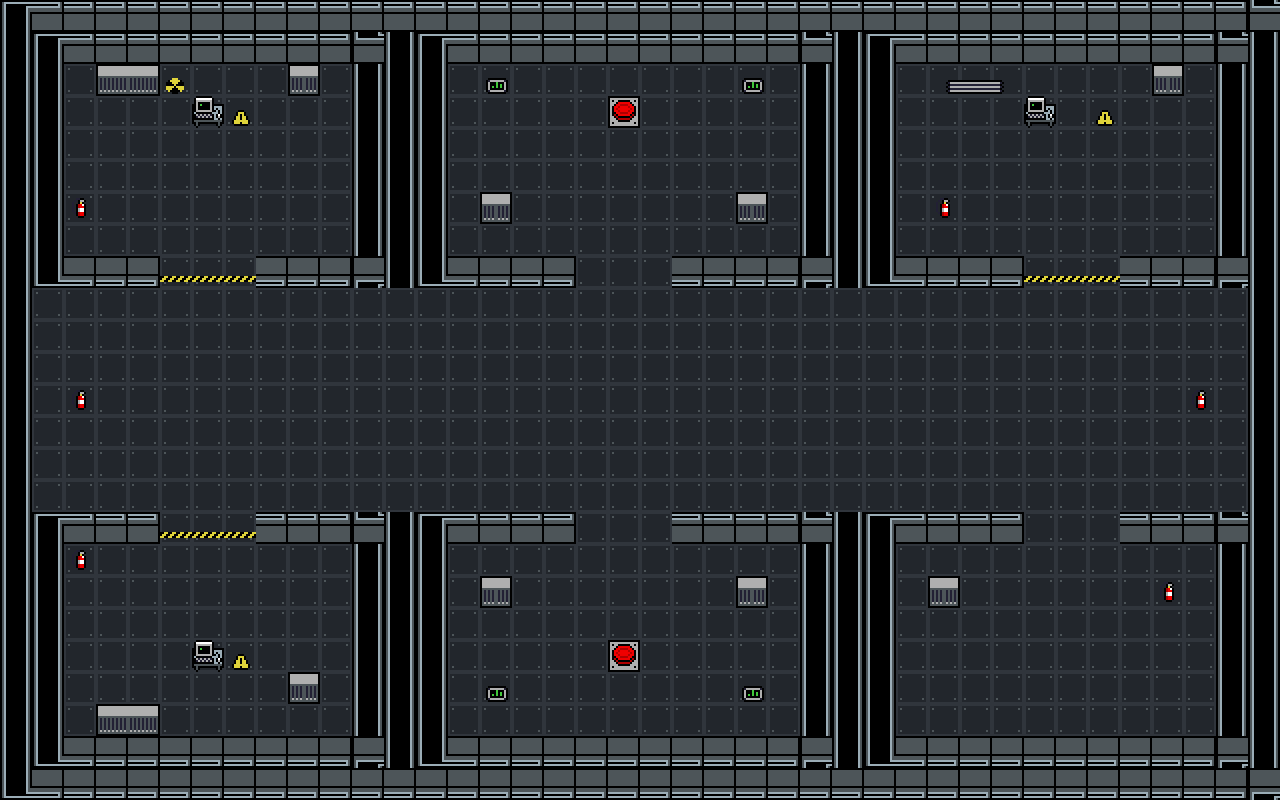

A 2D game scene composited from a Tiled map and its tileset images. What follows is a short description and the map's XML, with each tile layer's data collapsed to a summary:
An orthogonal 40x25 tile map with 32x32 px tiles, 3 tile layers (suelo, paredes, decoracion), 4 tilesets and 12 objects (6x room, 3x console, 2x intercom, spawn).

<map version="1.10" tiledversion="1.11.0" orientation="orthogonal" renderorder="right-down" width="40" height="25" tilewidth="32" tileheight="32" infinite="0" nextlayerid="5" nextobjectid="13">
 <tileset firstgid="1" name="tileset-nave" tilewidth="32" tileheight="32" tilecount="20" columns="4">
  <image source="../tiles/tileset-nave.png" width="128" height="160" />
 </tileset>
 <tileset firstgid="21" name="consola" tilewidth="32" tileheight="32" tilecount="2" columns="2">
  <image source="../objetos/consola.png" width="64" height="32" />
  <tile id="0">
   <animation>
    <frame tileid="0" duration="500" />
    <frame tileid="1" duration="500" />
   </animation>
  </tile>
 </tileset>
 <tileset firstgid="23" name="boton-intercom" tilewidth="32" tileheight="32" tilecount="2" columns="2">
  <image source="../objetos/boton-intercom.png" width="64" height="32" />
  <tile id="0">
   <animation>
    <frame tileid="0" duration="2000" />
    <frame tileid="1" duration="150" />
   </animation>
  </tile>
 </tileset>
 <tileset firstgid="25" name="objetos-decor" tilewidth="32" tileheight="32" tilecount="8" columns="0">
  <grid orientation="orthogonal" width="1" height="1" />
  <tile id="0"><image width="64" height="32" source="../objetos/servidor.png" /></tile>
  <tile id="1"><image width="32" height="32" source="../objetos/rack.png" /></tile>
  <tile id="2"><image width="96" height="32" source="../objetos/rejilla-ventilacion.png" /></tile>
  <tile id="3"><image width="32" height="32" source="../objetos/franja-peligro.png" /></tile>
  <tile id="4"><image width="32" height="32" source="../objetos/extintor.png" /></tile>
  <tile id="5"><image width="32" height="32" source="../objetos/senal-radiacion.png" /></tile>
  <tile id="6"><image width="32" height="32" source="../objetos/senal-peligro.png" /></tile>
  <tile id="7"><image width="32" height="32" source="../objetos/panel-energia.png" /></tile>
 </tileset>
 <layer id="1" name="suelo" width="40" height="25">
  <data>[1000 cells, 1000 non-empty, 2 distinct tile ids]</data>
 </layer>
 <layer id="2" name="paredes" width="40" height="25">
  <properties>
   <property name="colisiona" type="bool" value="true" />
  </properties>
  <data>[1000 cells, 356 non-empty, 4 distinct tile ids]</data>
 </layer>
 <layer id="3" name="decoracion" width="40" height="25">
  <data>[1000 cells, 39 non-empty, 10 distinct tile ids]</data>
 </layer>
 <objectgroup id="4" name="objetos">
  <object id="1" name="reactor" type="room" x="32" y="32" width="352" height="256"><properties><property name="nombre" value="Reactor" /></properties></object>
  <object id="2" name="puente" type="room" x="416" y="32" width="416" height="256"><properties><property name="nombre" value="Puente" /></properties></object>
  <object id="3" name="soporte-vital" type="room" x="864" y="32" width="384" height="256"><properties><property name="nombre" value="Soporte vital" /></properties></object>
  <object id="4" name="motores" type="room" x="32" y="512" width="352" height="256"><properties><property name="nombre" value="Motores" /></properties></object>
  <object id="5" name="comunicaciones" type="room" x="416" y="512" width="416" height="256"><properties><property name="nombre" value="Comunicaciones" /></properties></object>
  <object id="6" name="enfermeria" type="room" x="864" y="512" width="384" height="256"><properties><property name="nombre" value="Enfermeria" /></properties></object>
  <object id="7" name="intercom-puente" type="intercom" x="608" y="96" width="32" height="32"><properties><property name="roomZone" value="puente" /></properties></object>
  <object id="8" name="intercom-comunicaciones" type="intercom" x="608" y="576" width="32" height="32"><properties><property name="roomZone" value="comunicaciones" /></properties></object>
  <object id="9" name="consola-reactor" type="console" x="192" y="96" width="32" height="32"><properties><property name="consoleId" value="consola-reactor" /><property name="roomZone" value="reactor" /></properties></object>
  <object id="10" name="consola-soporte-vital" type="console" x="1024" y="96" width="32" height="32"><properties><property name="consoleId" value="consola-soporte-vital" /><property name="roomZone" value="soporte-vital" /></properties></object>
  <object id="11" name="consola-motores" type="console" x="192" y="640" width="32" height="32"><properties><property name="consoleId" value="consola-motores" /><property name="roomZone" value="motores" /></properties></object>
  <object id="12" name="spawn" type="spawn" x="1072" y="656"><point /></object>
 </objectgroup>
</map>
